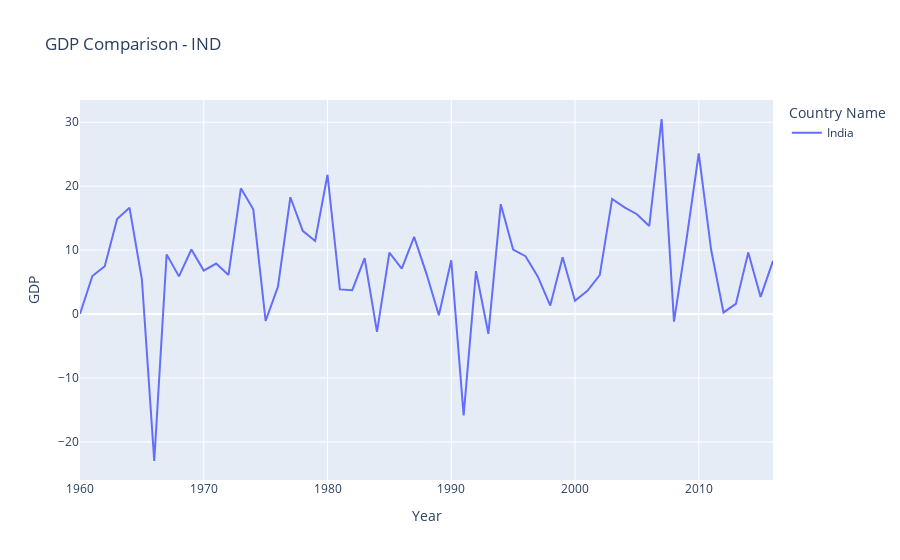

Notebook cell for this chart:
### Code cell
comare_gdp(['IND'],False)

### Figure 1 — Plotly figure (JSON) as saved in the notebook; plotly's stock layout.template omitted (floating-point values rounded to 4 significant figures)
{"data": [{"hovertemplate": "Country Name=India<br>Year=%{x}<br>GDP=%{y}<extra></extra>", "legendgroup": "India", "line": {"color": "#636efa", "dash": "solid"}, "marker": {"symbol": "circle"}, "mode": "lines", "name": "India", "orientation": "v", "showlegend": true, "type": "scatter", "x": [1960, 1961, 1962, 1963, 1964, 1965, 1966, 1967, 1968, 1969, 1970, 1971, 1972, 1973, 1974, 1975, 1976, 1977, 1978, 1979, 1980, 1981, 1982, 1983, 1984, 1985, 1986, 1987, 1988, 1989, 1990, 1991, 1992, 1993, 1994, 1995, 1996, 1997, 1998, 1999, 2000, 2001, 2002, 2003, 2004, 2005, 2006, 2007, 2008, 2009, 2010, 2011, 2012, 2013, 2014, 2015, 2016], "xaxis": "x", "y": [0, 5.95, 7.47, 14.85, 16.64, 5.44, -22.99, 9.31, 5.89, 10.1, 6.8, 7.9, 6.11, 19.66, 16.38, -1.06, 4.31, 18.27, 13.02, 11.43, 21.79, 3.85, 3.73, 8.74, -2.8, 9.59, 7.09, 12.07, 6.29, -0.18, 8.42, -15.85, 6.7, -3.09, 17.18, 10.09, 9.05, 5.85, 1.32, 8.89, 2.09, 3.64, 6.08, 18.01, 16.69, 15.61, 13.77, 30.51, -1.18, 11.54, 25.13, 10.05, 0.25, 1.59, 9.62, 2.68, 8.32], "yaxis": "y"}], "layout": {"autosize": true, "legend": {"title": {"text": "Country Name"}, "tracegroupgap": 0}, "title": {"text": "GDP Comparison - IND"}, "xaxis": {"anchor": "y", "autorange": true, "domain": [0, 1], "range": [1960, 2016], "title": {"text": "Year"}, "type": "linear"}, "yaxis": {"anchor": "x", "autorange": true, "domain": [0, 1], "range": [-25.96, 33.48], "title": {"text": "GDP"}, "type": "linear"}}}
